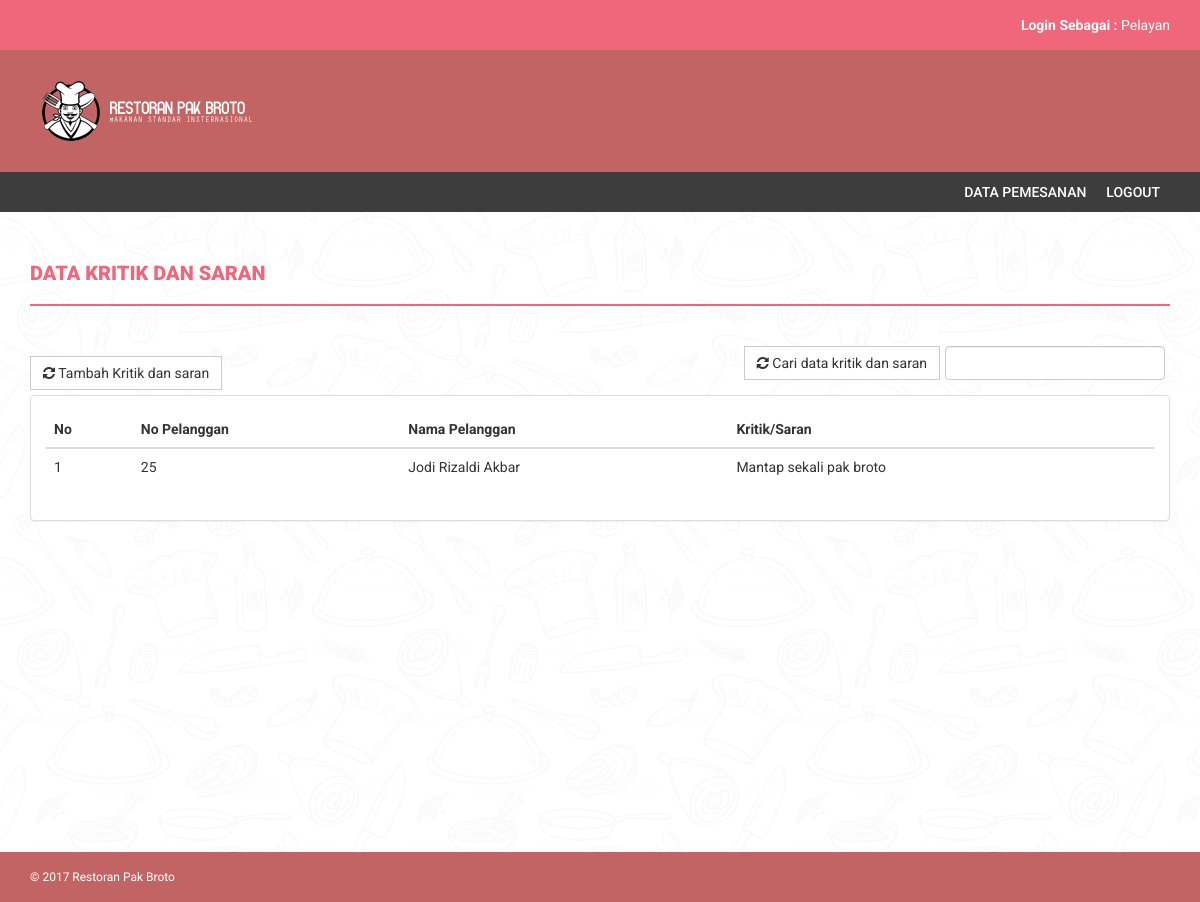
The app's page /data_feedback.php (signed in) with its own data.
### tables this page shows
CREATE TABLE `pelanggan` (
  `id_pelanggan` int(5) NOT NULL,
  `no_pelanggan` int(10) NOT NULL,
  `no_pegawai` int(5) NOT NULL,
  `atas_nama` varchar(100) NOT NULL,
  `jenis_kelamin` char(1) NOT NULL,
  `no_handphone` varchar(20) NOT NULL,
  `kritik_saran` text
);

### data_feedback.php (the view, shortened to what this page needs)
<?php
if(isset($_SESSION['username'])){
?>
<!DOCTYPE html>
<html xmlns="http://www.w3.org/1999/xhtml">
<?php include "include/header.php"; ?>
<body>
	<header>
        <div class="container">
            <div class="row">
                <div class="col-md-12">
                    <strong>Login Sebagai : </strong><?php echo $_SESSION['jabatan']; ?>
                </div>
            </div>
        </div>
    </header>
    <div class="navbar navbar-inverse set-radius-zero">
        <div class="container" style="height:120px;>
            <div class="navbar-header">
                <a class="navbar-brand" href="home.php">
                    <img src="assets/img/logo.png" />
                </a>
            </div>
        </div>
    <section class="menu-section">
        <div class="container">
            <div class="row">
                <div class="col-md-12">
                    <?php include "include/navigation.php"; ?>
                </div>
            </div>
        </div>
    </section>
    <div class="content-wrapper">
        <div class="container">
		<h4 class="page-head-line">DATA KRITIK DAN SARAN</h4>
		<?php
			if(isset($_GET['aksi']) == "tambahkritiksaran"){
				if(isset($_POST["submit"])){
						tambah_kritiksaran();
				}
			?>
			<form action="" method="POST">
			<div class="col-md-6">
                        <div class="panel panel-default">
                        <div class="panel-heading">
                           Tambah Kritik dan Saran
                        </div>
                        <div class="panel-body">
                       <form action="" method="POST">
						  <div class="form-group">
							<label for="exampleInputEmail1">Nama Pelanggan</label>
							<select name="no_pelanggan" class="form-control">
							<?php
							$sql = mysql_query("SELECT * FROM pelanggan INNER JOIN pembayaran ON pelanggan.no_pelanggan = pembayaran.no_pelanggan WHERE pembayaran.status_bayar = 'Sudah Bayar'");
							while($hasil = mysql_fetch_array($sql)){
							?>
								<option value="<?php echo $hasil["no_pelanggan"]; ?>"><?php echo $hasil["atas_nama"]; ?></option>
							<?php
							}
							?>
							</select>
						  </div>
						  <div class="form-group">
							<label for="exampleInputPassword1">Kritik dan Saran</label>
							<textarea name="kritik_saran" class="form-control"></textarea>
						  </div>
						  <button type="submit" name="submit" class="btn btn-default">Tambah</button>
						</form>
                            </div>
                            </div>
                    </div>
				</form>
			<?php
			}else{
			?>
			<div class="row">
                <div class="col-md-12">
					<form action="" method="POST" style="margin-bottom:10px;">
											<div style="float:right;width:220px;margin:0px 5px 5px 0px"><input type="text" name="datacari" class="form-control"  />
						</div>
						<button type="submit" name="cari" style="float:right;margin:0px 5px 5px 0px" class="btn btn-default"><i class=" fa fa-refresh "></i> Cari data kritik dan saran</button>
					</form>
						<a href="data_feedback.php?aksi=tambahkritiksaran"><button style="float:left;margin:0px 5px 5px 0px" class="btn btn-default"><i class=" fa fa-refresh "></i> Tambah Kritik dan saran </button></a>
                </div>
            </div>
            <div class="row">
                <div class="col-md-12">
                    <div class="panel panel-default">
                        <div class="panel-body">
                            <div class="table-responsive">
                                <table class="table table-hover">
                                    <thead>
                                        <tr>
											<th>No</th>
                                            <th>No Pelanggan</th>
                                            <th>Nama Pelanggan</th>
                                            <th>Kritik/Saran</th>
                                        </tr>
                                    </thead>
                                    <tbody>
										<?php
										$i = 1;
										$sql = mysql_query("SELECT * FROM pelanggan");
										while($hasil = mysql_fetch_array($sql)){
											if($hasil["kritik_saran"] != NULL){
											?>
                                        <tr>
                                            <td><?php echo $i; ?></td>
                                            <td><?php echo $hasil['no_pelanggan']; ?></td>
                                            <td><?php echo $hasil['atas_nama']; ?></td>
											<td><?php echo $hasil['kritik_saran']; ?></td>
                                        </tr>
										<?php
										}else if($hasil["kritik_saran"] == NULL){
										?>
										<?php
										}
										$i++;
										}
										?>
                                    </tbody>
                                </table>
                            </div>
                        </div>
                    </div>
                </div>
            </div>
            <?php
			}
			?>
        </div>
    </div>
	<?php include "include/footer.php"; ?>
</body>
</html>
<?php
}else{
	header("location:index.php");
}
?>

### assets/css/style.css (style rules this page uses)
body { font-family: 'Roboto', sans-serif; line-height: 30px; background:url('../img/bg.png'); background-position: right top; background-attachment: fixed; background-size: 380px 340px; }
.set-radius-zero { border-radius: 0px; -moz-border-radius: 0px; -webkit-border-radius: 0px; }
.content-wrapper { margin-top: 40px; min-height: 600px; padding-bottom: 60px; }
.page-head-line { font-weight: 900; padding-bottom: 20px; border-bottom: 2px solid #F0677C; text-transform: uppercase; color: #F0677C; font-size: 20px; margin-bottom: 40px; }
.btn { border-radius: 0px; -webkit-border-radius: 0px; -moz-border-radius: 0px; }
header { background-color: #F0677C; color: #fff; padding: 10px; text-align: right; }
.navbar-brand { width: 250px; padding-top: 30px; }
.menu-section { background-color: #3D3D3D; }
.navbar-inverse { background-color: #C36464; border-color: transparent; }
.navbar { margin-bottom: 0px; }

### records on screen
pelanggan: no_pelanggan "25", atas_nama "Jodi Rizaldi Akbar", kritik_saran "Mantap sekali pak broto"

### other values on screen
$_SESSION['jabatan'] "Pelayan"
